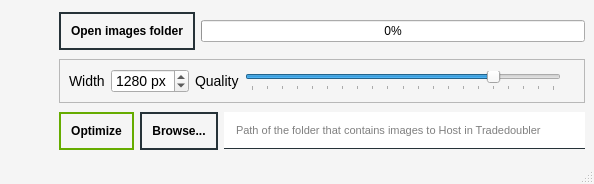
<?xml version="1.0" encoding="UTF-8"?>
<ui version="4.0">
 <class>MainWindow</class>
 <widget class="QMainWindow" name="MainWindow">
  <property name="geometry">
   <rect>
    <x>0</x>
    <y>0</y>
    <width>594</width>
    <height>184</height>
   </rect>
  </property>
  <property name="windowTitle">
   <string>MainWindow</string>
  </property>
  <property name="styleSheet">
   <string notr="true">QMainWindow {
	background: #f5f5f5;
}

QPushButton {
	font-size: 12px; font-weight: bold;
	text-transform: uppercase;
	border: 2px solid #263238;
	padding: 10px;
}

QPushButton:hover {
	background: rgba(194,24,91,0.2);
	
}
QPushButton:pressed {
	background: #C2185B;
}

QLineEdit {
	font-size: 11px;
	border-bottom: 1px solid #263238;
	padding: 10px;
	border-style: outset;
}

QLabel {
	font-size: 14px;
}

QSpinBox {
	font-size: 14px;
}

QLineEdit:focus {
	border-bottom: 2px solid #1A237E;
}

QTextEdit {
	font-size: 11px;
	border: 1px solid #263238;
	padding: 10px;
	border-style: outset;
}
QTextEdit:focus {
	border: 2px solid #1A237E;
}


QTextEdit#txtOutput {
	background: #455a64; color: #fafafa;
}

QPushButton#btnOptimize {
	border-color: #66AC00;
}
QPushButton#btnOptimize:hover {
	background-color: #AFFC41;
}</string>
  </property>
  <property name="iconSize">
   <size>
    <width>50</width>
    <height>50</height>
   </size>
  </property>
  <property name="toolButtonStyle">
   <enum>Qt::ToolButtonIconOnly</enum>
  </property>
  <widget class="QWidget" name="centralwidget">
   <layout class="QHBoxLayout" name="horizontalLayout_2">
    <item>
     <layout class="QGridLayout" name="gridLayout_2">
      <property name="leftMargin">
       <number>50</number>
      </property>
      <property name="topMargin">
       <number>0</number>
      </property>
      <property name="bottomMargin">
       <number>0</number>
      </property>
      <item row="0" column="0">
       <layout class="QHBoxLayout" name="horizontalLayout_3">
        <property name="topMargin">
         <number>0</number>
        </property>
        <item>
         <widget class="QPushButton" name="btnBrowseFolder">
          <property name="text">
           <string>Open images folder</string>
          </property>
         </widget>
        </item>
        <item>
         <widget class="QProgressBar" name="progressBar">
          <property name="value">
           <number>0</number>
          </property>
          <property name="textVisible">
           <bool>true</bool>
          </property>
          <property name="orientation">
           <enum>Qt::Horizontal</enum>
          </property>
          <property name="invertedAppearance">
           <bool>false</bool>
          </property>
          <property name="textDirection">
           <enum>QProgressBar::TopToBottom</enum>
          </property>
         </widget>
        </item>
       </layout>
      </item>
      <item row="3" column="0">
       <layout class="QHBoxLayout" name="horizontalLayout">
        <property name="leftMargin">
         <number>0</number>
        </property>
        <property name="topMargin">
         <number>0</number>
        </property>
        <item>
         <widget class="QPushButton" name="btnOptimize">
          <property name="sizePolicy">
           <sizepolicy hsizetype="Minimum" vsizetype="Fixed">
            <horstretch>0</horstretch>
            <verstretch>0</verstretch>
           </sizepolicy>
          </property>
          <property name="text">
           <string>Optimize</string>
          </property>
         </widget>
        </item>
        <item>
         <widget class="QPushButton" name="btnBrowseImageFolder">
          <property name="text">
           <string>Browse...</string>
          </property>
         </widget>
        </item>
        <item>
         <widget class="QLineEdit" name="formImageFolder">
          <property name="placeholderText">
           <string>Path of the folder that contains images to Host in Tradedoubler</string>
          </property>
          <property name="clearButtonEnabled">
           <bool>true</bool>
          </property>
         </widget>
        </item>
       </layout>
      </item>
      <item row="1" column="0">
       <layout class="QHBoxLayout" name="hLayoutOptions_2">
        <property name="topMargin">
         <number>0</number>
        </property>
        <property name="rightMargin">
         <number>0</number>
        </property>
        <item>
         <widget class="QFrame" name="horizontalFrame">
          <property name="sizePolicy">
           <sizepolicy hsizetype="Expanding" vsizetype="Maximum">
            <horstretch>0</horstretch>
            <verstretch>0</verstretch>
           </sizepolicy>
          </property>
          <property name="frameShape">
           <enum>QFrame::StyledPanel</enum>
          </property>
          <layout class="QHBoxLayout" name="hLayoutOptions">
           <item>
            <widget class="QLabel" name="label">
             <property name="text">
              <string>Width</string>
             </property>
            </widget>
           </item>
           <item>
            <widget class="QSpinBox" name="spinBoxBasewidth">
             <property name="suffix">
              <string> px</string>
             </property>
             <property name="prefix">
              <string/>
             </property>
             <property name="minimum">
              <number>8</number>
             </property>
             <property name="maximum">
              <number>1980</number>
             </property>
             <property name="singleStep">
              <number>128</number>
             </property>
             <property name="stepType">
              <enum>QAbstractSpinBox::DefaultStepType</enum>
             </property>
             <property name="value">
              <number>1280</number>
             </property>
             <property name="displayIntegerBase">
              <number>10</number>
             </property>
            </widget>
           </item>
           <item>
            <widget class="QLabel" name="labelSliderQuality">
             <property name="text">
              <string>Quality</string>
             </property>
            </widget>
           </item>
           <item>
            <widget class="QSlider" name="hSliderQuality">
             <property name="maximum">
              <number>100</number>
             </property>
             <property name="singleStep">
              <number>5</number>
             </property>
             <property name="pageStep">
              <number>5</number>
             </property>
             <property name="value">
              <number>80</number>
             </property>
             <property name="sliderPosition">
              <number>80</number>
             </property>
             <property name="orientation">
              <enum>Qt::Horizontal</enum>
             </property>
             <property name="invertedAppearance">
              <bool>false</bool>
             </property>
             <property name="invertedControls">
              <bool>false</bool>
             </property>
             <property name="tickPosition">
              <enum>QSlider::TicksBelow</enum>
             </property>
             <property name="tickInterval">
              <number>0</number>
             </property>
            </widget>
           </item>
           <item>
            <widget class="QLabel" name="labelSliderQualityValue">
             <property name="text">
              <string/>
             </property>
            </widget>
           </item>
          </layout>
         </widget>
        </item>
       </layout>
      </item>
     </layout>
    </item>
   </layout>
  </widget>
  <widget class="QMenuBar" name="menubar">
   <property name="geometry">
    <rect>
     <x>0</x>
     <y>0</y>
     <width>594</width>
     <height>21</height>
    </rect>
   </property>
  </widget>
  <widget class="QStatusBar" name="statusbar"/>
 </widget>
 <resources/>
 <connections/>
</ui>
